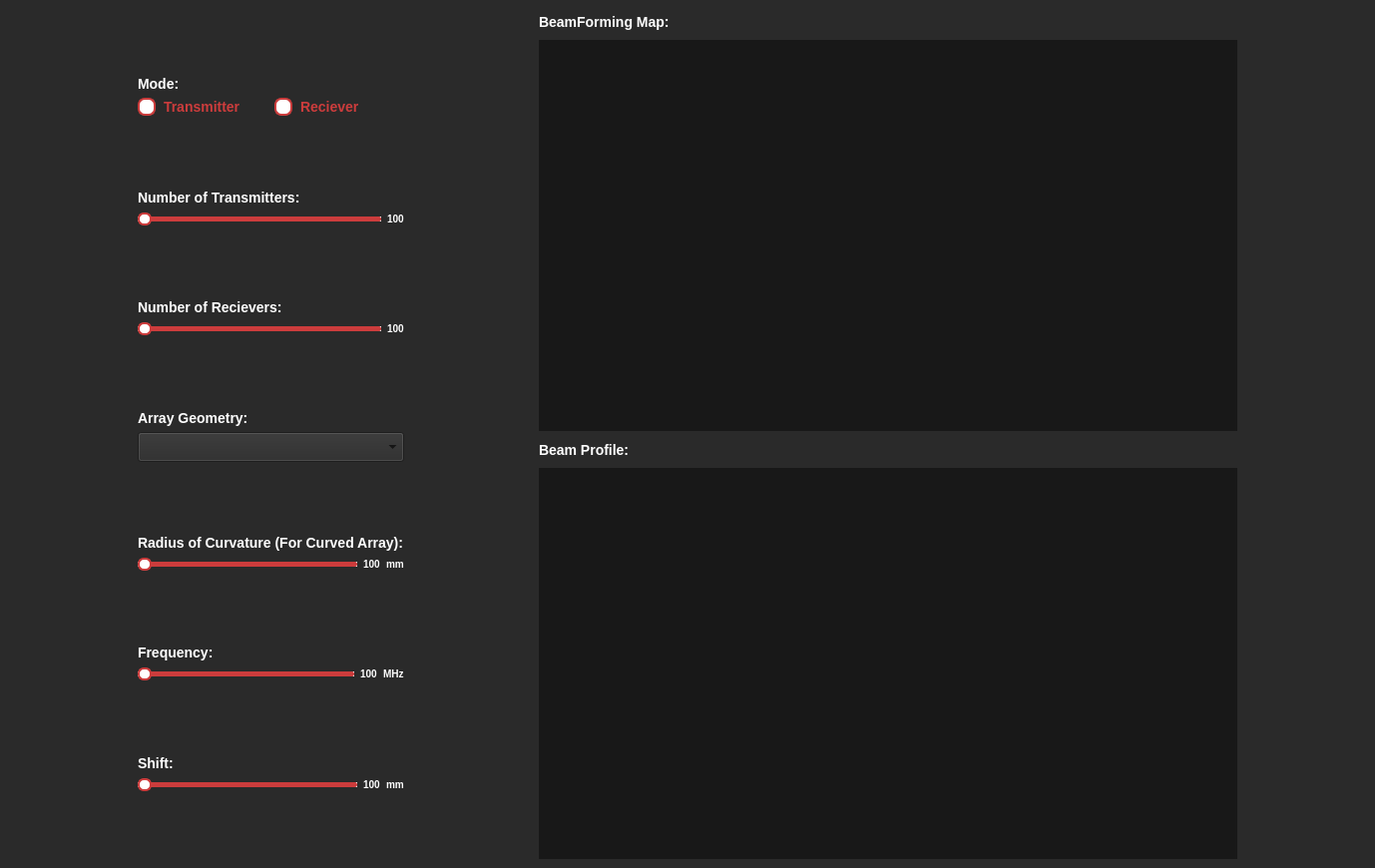
<?xml version="1.0" encoding="UTF-8"?>
<ui version="4.0">
 <class>MainWindow</class>
 <widget class="QMainWindow" name="MainWindow">
  <property name="geometry">
   <rect>
    <x>0</x>
    <y>0</y>
    <width>1378</width>
    <height>870</height>
   </rect>
  </property>
  <property name="minimumSize">
   <size>
    <width>1256</width>
    <height>870</height>
   </size>
  </property>
  <property name="mouseTracking">
   <bool>false</bool>
  </property>
  <property name="windowTitle">
   <string>MainWindow</string>
  </property>
  <property name="windowIcon">
   <iconset>
    <normaloff>C:/Users/habib/.designer/backup/Deliverables/downloads.png</normaloff>C:/Users/habib/.designer/backup/Deliverables/downloads.png</iconset>
  </property>
  <property name="styleSheet">
   <string notr="true">
background-color: rgb(42, 42, 42);</string>
  </property>
  <property name="iconSize">
   <size>
    <width>20</width>
    <height>20</height>
   </size>
  </property>
  <widget class="QWidget" name="centralwidget">
   <layout class="QGridLayout" name="gridLayout_9">
    <item row="0" column="3">
     <layout class="QVBoxLayout" name="verticalLayout_3">
      <item>
       <widget class="QLabel" name="label_8">
        <property name="maximumSize">
         <size>
          <width>16777215</width>
          <height>25</height>
         </size>
        </property>
        <property name="styleSheet">
         <string notr="true">color:white;
font-size: 14px;
font-weight:600;
border-color: transparent;</string>
        </property>
        <property name="text">
         <string>BeamForming Map:</string>
        </property>
       </widget>
      </item>
      <item>
       <widget class="QWidget" name="beamforming_map" native="true">
        <property name="minimumSize">
         <size>
          <width>700</width>
          <height>300</height>
         </size>
        </property>
        <property name="styleSheet">
         <string notr="true">background-color: rgb(24, 24, 24);</string>
        </property>
       </widget>
      </item>
      <item>
       <widget class="QLabel" name="label_9">
        <property name="maximumSize">
         <size>
          <width>16777215</width>
          <height>25</height>
         </size>
        </property>
        <property name="styleSheet">
         <string notr="true">color:white;
font-size: 14px;
font-weight:600;
border-color: transparent;</string>
        </property>
        <property name="text">
         <string>Beam Profile:</string>
        </property>
       </widget>
      </item>
      <item>
       <widget class="QWidget" name="beam_profile" native="true">
        <property name="minimumSize">
         <size>
          <width>700</width>
          <height>300</height>
         </size>
        </property>
        <property name="styleSheet">
         <string notr="true">background-color:rgb(24, 24, 24);</string>
        </property>
       </widget>
      </item>
     </layout>
    </item>
    <item row="0" column="0">
     <spacer name="horizontalSpacer_2">
      <property name="orientation">
       <enum>Qt::Horizontal</enum>
      </property>
      <property name="sizeHint" stdset="0">
       <size>
        <width>40</width>
        <height>20</height>
       </size>
      </property>
     </spacer>
    </item>
    <item row="0" column="1">
     <layout class="QVBoxLayout" name="verticalLayout">
      <item>
       <spacer name="verticalSpacer_8">
        <property name="orientation">
         <enum>Qt::Vertical</enum>
        </property>
        <property name="sizeHint" stdset="0">
         <size>
          <width>20</width>
          <height>40</height>
         </size>
        </property>
       </spacer>
      </item>
      <item>
       <layout class="QVBoxLayout" name="verticalLayout_2">
        <item>
         <widget class="QLabel" name="label_2">
          <property name="maximumSize">
           <size>
            <width>16777215</width>
            <height>25</height>
           </size>
          </property>
          <property name="styleSheet">
           <string notr="true">color:white;
font-size: 14px;
font-weight:600;
border-color: transparent;</string>
          </property>
          <property name="text">
           <string>Mode:</string>
          </property>
         </widget>
        </item>
        <item>
         <layout class="QHBoxLayout" name="horizontalLayout">
          <item>
           <widget class="QRadioButton" name="transmitter_radioButton">
            <property name="maximumSize">
             <size>
              <width>16777215</width>
              <height>25</height>
             </size>
            </property>
            <property name="styleSheet">
             <string notr="true">QRadioButton {
    font: bold 14px;           /* Font size and weight */
    color: #cc3c3c;           /* Text color */
    spacing: 8px;            /* Space between the button and text */
	border: transparent;
}

QRadioButton::indicator {
    width: 14px;              /* Size of the radio circle */
    height: 14px;
}

QRadioButton::indicator::unchecked {
    border: 2px solid #cc3c3c; /* Border of the unchecked circle */
    background-color: white;
    border-radius: 7px;      /* Make it a perfect circle */
}

QRadioButton::indicator::checked {
    border: 2px solid  #cc3c3c;
    background-color:  #cc3c3c;
    border-radius: 7px;
}
</string>
            </property>
            <property name="text">
             <string>Transmitter </string>
            </property>
           </widget>
          </item>
          <item>
           <widget class="QRadioButton" name="reciever_radioButton">
            <property name="maximumSize">
             <size>
              <width>16777215</width>
              <height>25</height>
             </size>
            </property>
            <property name="styleSheet">
             <string notr="true">QRadioButton {
    font: bold 14px;           /* Font size and weight */
    color: #cc3c3c;           /* Text color */
    spacing: 8px;            /* Space between the button and text */
	border: transparent;
}

QRadioButton::indicator {
    width: 14px;              /* Size of the radio circle */
    height: 14px;
}

QRadioButton::indicator::unchecked {
    border: 2px solid #cc3c3c; /* Border of the unchecked circle */
    background-color: white;
    border-radius: 7px;      /* Make it a perfect circle */
}

QRadioButton::indicator::checked {
    border: 2px solid  #cc3c3c;
    background-color:  #cc3c3c;
    border-radius: 7px;
}
</string>
            </property>
            <property name="text">
             <string>Reciever</string>
            </property>
           </widget>
          </item>
         </layout>
        </item>
       </layout>
      </item>
      <item>
       <spacer name="verticalSpacer">
        <property name="orientation">
         <enum>Qt::Vertical</enum>
        </property>
        <property name="sizeHint" stdset="0">
         <size>
          <width>20</width>
          <height>40</height>
         </size>
        </property>
       </spacer>
      </item>
      <item>
       <widget class="QLabel" name="label">
        <property name="maximumSize">
         <size>
          <width>16777215</width>
          <height>25</height>
         </size>
        </property>
        <property name="styleSheet">
         <string notr="true">color:white;
font-size: 14px;
font-weight:600;
border-color: transparent;</string>
        </property>
        <property name="text">
         <string>Number of Transmitters:</string>
        </property>
       </widget>
      </item>
      <item>
       <layout class="QHBoxLayout" name="horizontalLayout_2">
        <item>
         <widget class="QSlider" name="Transmitter_slider">
          <property name="styleSheet">
           <string notr="true">QSlider {
    border: none;
}
QSlider::groove:horizontal {
    height: 5px;
    background: white;  
    border-radius: 3px;   
}

QSlider::add-page:horizontal {
    background: #cc3c3c;
    border: 1px solid #cc3c3c;
    height: 3px;
    border-radius: 1.5px;
}

QSlider::handle:horizontal {
    background: #ffffff;  
    border: 2px solid #cc3c3c;
    width: 10px;
    height: 10px;
    border-radius: 6px;    
    margin: -4px 0;       
}

</string>
          </property>
          <property name="orientation">
           <enum>Qt::Horizontal</enum>
          </property>
         </widget>
        </item>
        <item>
         <widget class="QLabel" name="transmitter_label">
          <property name="styleSheet">
           <string notr="true">color:white;
font-size: 10px;
font-weight:600;
border-color: transparent;</string>
          </property>
          <property name="text">
           <string>100</string>
          </property>
         </widget>
        </item>
       </layout>
      </item>
      <item>
       <spacer name="verticalSpacer_6">
        <property name="orientation">
         <enum>Qt::Vertical</enum>
        </property>
        <property name="sizeHint" stdset="0">
         <size>
          <width>20</width>
          <height>40</height>
         </size>
        </property>
       </spacer>
      </item>
      <item>
       <widget class="QLabel" name="label_3">
        <property name="maximumSize">
         <size>
          <width>16777215</width>
          <height>25</height>
         </size>
        </property>
        <property name="styleSheet">
         <string notr="true">color:white;
font-size: 14px;
font-weight:600;
border-color: transparent;</string>
        </property>
        <property name="text">
         <string>Number of Recievers:</string>
        </property>
       </widget>
      </item>
      <item>
       <layout class="QHBoxLayout" name="horizontalLayout_3">
        <item>
         <widget class="QSlider" name="reciever_slider">
          <property name="styleSheet">
           <string notr="true">QSlider {
    border: none;
}
QSlider::groove:horizontal {
    height: 5px;
    background: white;  
    border-radius: 3px;   
}

QSlider::add-page:horizontal {
    background: #cc3c3c;
    border: 1px solid #cc3c3c;
    height: 3px;
    border-radius: 1.5px;
}

QSlider::handle:horizontal {
    background: #ffffff;  
    border: 2px solid #cc3c3c;
    width: 10px;
    height: 10px;
    border-radius: 6px;    
    margin: -4px 0;       
}

</string>
          </property>
          <property name="orientation">
           <enum>Qt::Horizontal</enum>
          </property>
         </widget>
        </item>
        <item>
         <widget class="QLabel" name="reciever_label">
          <property name="styleSheet">
           <string notr="true">color:white;
font-size: 10px;
font-weight:600;
border-color: transparent;</string>
          </property>
          <property name="text">
           <string>100</string>
          </property>
         </widget>
        </item>
       </layout>
      </item>
      <item>
       <spacer name="verticalSpacer_2">
        <property name="orientation">
         <enum>Qt::Vertical</enum>
        </property>
        <property name="sizeHint" stdset="0">
         <size>
          <width>20</width>
          <height>40</height>
         </size>
        </property>
       </spacer>
      </item>
      <item>
       <widget class="QLabel" name="label_4">
        <property name="maximumSize">
         <size>
          <width>16777215</width>
          <height>25</height>
         </size>
        </property>
        <property name="styleSheet">
         <string notr="true">color:white;
font-size: 14px;
font-weight:600;
border-color: transparent;</string>
        </property>
        <property name="text">
         <string>Array Geometry:</string>
        </property>
       </widget>
      </item>
      <item>
       <widget class="QComboBox" name="arraygeometry">
        <property name="minimumSize">
         <size>
          <width>0</width>
          <height>30</height>
         </size>
        </property>
        <property name="styleSheet">
         <string notr="true">QComboBox {
                color: rgb(255, 255, 255);
                font-size: 18px;
                background-color: rgb(24, 24, 24);
                padding-left: 15px;
                border: 1px solid transparent;
                border-radius: 15px; /* Rounded corners */
            }

            QComboBox QAbstractItemView {
                background-color: #444444;    /* Dropdown list background */
                color: #ffffff;               /* Dropdown list text color */
                selection-background-color: #555555;  /* Highlight background */
                selection-color: #FF5757;     /* Highlighted text color */
            }

            /* Remove the default arrow */
            QComboBox::drop-down {
                margin-right: 10px;
                border-top-right-radius: 15px; /* Apply radius to the top-right */
                border-bottom-right-radius: 15px; /* Apply radius to the bottom-right */
            }

            /* Customize the arrow (triangle) */
            QComboBox::down-arrow {
                image: url(Deliverables/down-arrow.png); /* Optional: use a custom image for the arrow */
                width: 10px;
                height: 10px;
                margin-right: 10px; /* Moves the arrow more to the right */
            }&lt;/string&gt;
   &lt;/property&gt;
  &lt;/widget&gt;
 &lt;/widget&gt;
 &lt;resources/&gt;
&lt;/ui&gt;
</string>
        </property>
       </widget>
      </item>
      <item>
       <spacer name="verticalSpacer_5">
        <property name="orientation">
         <enum>Qt::Vertical</enum>
        </property>
        <property name="sizeHint" stdset="0">
         <size>
          <width>20</width>
          <height>40</height>
         </size>
        </property>
       </spacer>
      </item>
      <item>
       <widget class="QLabel" name="label_5">
        <property name="maximumSize">
         <size>
          <width>16777215</width>
          <height>25</height>
         </size>
        </property>
        <property name="styleSheet">
         <string notr="true">color:white;
font-size: 14px;
font-weight:600;
border-color: transparent;</string>
        </property>
        <property name="text">
         <string>Radius of Curvature (For Curved Array):</string>
        </property>
       </widget>
      </item>
      <item>
       <layout class="QHBoxLayout" name="horizontalLayout_4">
        <item>
         <widget class="QSlider" name="roc_slider">
          <property name="styleSheet">
           <string notr="true">QSlider {
    border: none;
}
QSlider::groove:horizontal {
    height: 5px;
    background: white;  
    border-radius: 3px;   
}

QSlider::add-page:horizontal {
    background: #cc3c3c;
    border: 1px solid #cc3c3c;
    height: 3px;
    border-radius: 1.5px;
}

QSlider::handle:horizontal {
    background: #ffffff;  
    border: 2px solid #cc3c3c;
    width: 10px;
    height: 10px;
    border-radius: 6px;    
    margin: -4px 0;       
}

</string>
          </property>
          <property name="orientation">
           <enum>Qt::Horizontal</enum>
          </property>
         </widget>
        </item>
        <item>
         <widget class="QLabel" name="label_16">
          <property name="styleSheet">
           <string notr="true">color:white;
font-size: 10px;
font-weight:600;
border-color: transparent;</string>
          </property>
          <property name="text">
           <string>100</string>
          </property>
         </widget>
        </item>
        <item>
         <widget class="QLabel" name="label_17">
          <property name="styleSheet">
           <string notr="true">color:white;
font-size: 10px;
font-weight:600;
border-color: transparent;</string>
          </property>
          <property name="text">
           <string>mm</string>
          </property>
         </widget>
        </item>
       </layout>
      </item>
      <item>
       <spacer name="verticalSpacer_3">
        <property name="orientation">
         <enum>Qt::Vertical</enum>
        </property>
        <property name="sizeHint" stdset="0">
         <size>
          <width>20</width>
          <height>40</height>
         </size>
        </property>
       </spacer>
      </item>
      <item>
       <widget class="QLabel" name="label_6">
        <property name="maximumSize">
         <size>
          <width>16777215</width>
          <height>25</height>
         </size>
        </property>
        <property name="styleSheet">
         <string notr="true">color:white;
font-size: 14px;
font-weight:600;
border-color: transparent;</string>
        </property>
        <property name="text">
         <string>Frequency:</string>
        </property>
       </widget>
      </item>
      <item>
       <layout class="QHBoxLayout" name="horizontalLayout_5">
        <item>
         <widget class="QSlider" name="frequency_slider">
          <property name="styleSheet">
           <string notr="true">QSlider {
    border: none;
}
QSlider::groove:horizontal {
    height: 5px;
    background: white;  
    border-radius: 3px;   
}

QSlider::add-page:horizontal {
    background: #cc3c3c;
    border: 1px solid #cc3c3c;
    height: 3px;
    border-radius: 1.5px;
}

QSlider::handle:horizontal {
    background: #ffffff;  
    border: 2px solid #cc3c3c;
    width: 10px;
    height: 10px;
    border-radius: 6px;    
    margin: -4px 0;       
}

</string>
          </property>
          <property name="orientation">
           <enum>Qt::Horizontal</enum>
          </property>
         </widget>
        </item>
        <item>
         <widget class="QLabel" name="label_18">
          <property name="styleSheet">
           <string notr="true">color:white;
font-size: 10px;
font-weight:600;
border-color: transparent;</string>
          </property>
          <property name="text">
           <string>100</string>
          </property>
         </widget>
        </item>
        <item>
         <widget class="QLabel" name="label_19">
          <property name="styleSheet">
           <string notr="true">color:white;
font-size: 10px;
font-weight:600;
border-color: transparent;</string>
          </property>
          <property name="text">
           <string>MHz</string>
          </property>
         </widget>
        </item>
       </layout>
      </item>
      <item>
       <spacer name="verticalSpacer_4">
        <property name="orientation">
         <enum>Qt::Vertical</enum>
        </property>
        <property name="sizeHint" stdset="0">
         <size>
          <width>20</width>
          <height>40</height>
         </size>
        </property>
       </spacer>
      </item>
      <item>
       <widget class="QLabel" name="label_7">
        <property name="maximumSize">
         <size>
          <width>16777215</width>
          <height>25</height>
         </size>
        </property>
        <property name="styleSheet">
         <string notr="true">color:white;
font-size: 14px;
font-weight:600;
border-color: transparent;</string>
        </property>
        <property name="text">
         <string>Shift:</string>
        </property>
       </widget>
      </item>
      <item>
       <layout class="QHBoxLayout" name="horizontalLayout_6">
        <item>
         <widget class="QSlider" name="shift_slider">
          <property name="styleSheet">
           <string notr="true">QSlider {
    border: none;
}
QSlider::groove:horizontal {
    height: 5px;
    background: white;  
    border-radius: 3px;   
}

QSlider::add-page:horizontal {
    background: #cc3c3c;
    border: 1px solid #cc3c3c;
    height: 3px;
    border-radius: 1.5px;
}

QSlider::handle:horizontal {
    background: #ffffff;  
    border: 2px solid #cc3c3c;
    width: 10px;
    height: 10px;
    border-radius: 6px;    
    margin: -4px 0;       
}

</string>
          </property>
          <property name="orientation">
           <enum>Qt::Horizontal</enum>
          </property>
         </widget>
        </item>
        <item>
         <widget class="QLabel" name="label_20">
          <property name="styleSheet">
           <string notr="true">color:white;
font-size: 10px;
font-weight:600;
border-color: transparent;</string>
          </property>
          <property name="text">
           <string>100</string>
          </property>
         </widget>
        </item>
        <item>
         <widget class="QLabel" name="label_21">
          <property name="styleSheet">
           <string notr="true">color:white;
font-size: 10px;
font-weight:600;
border-color: transparent;</string>
          </property>
          <property name="text">
           <string>mm</string>
          </property>
         </widget>
        </item>
       </layout>
      </item>
      <item>
       <spacer name="verticalSpacer_7">
        <property name="orientation">
         <enum>Qt::Vertical</enum>
        </property>
        <property name="sizeHint" stdset="0">
         <size>
          <width>20</width>
          <height>40</height>
         </size>
        </property>
       </spacer>
      </item>
     </layout>
    </item>
    <item row="0" column="2">
     <spacer name="horizontalSpacer">
      <property name="orientation">
       <enum>Qt::Horizontal</enum>
      </property>
      <property name="sizeHint" stdset="0">
       <size>
        <width>40</width>
        <height>20</height>
       </size>
      </property>
     </spacer>
    </item>
    <item row="0" column="4">
     <spacer name="horizontalSpacer_3">
      <property name="orientation">
       <enum>Qt::Horizontal</enum>
      </property>
      <property name="sizeHint" stdset="0">
       <size>
        <width>40</width>
        <height>20</height>
       </size>
      </property>
     </spacer>
    </item>
   </layout>
  </widget>
 </widget>
 <resources/>
 <connections/>
</ui>
